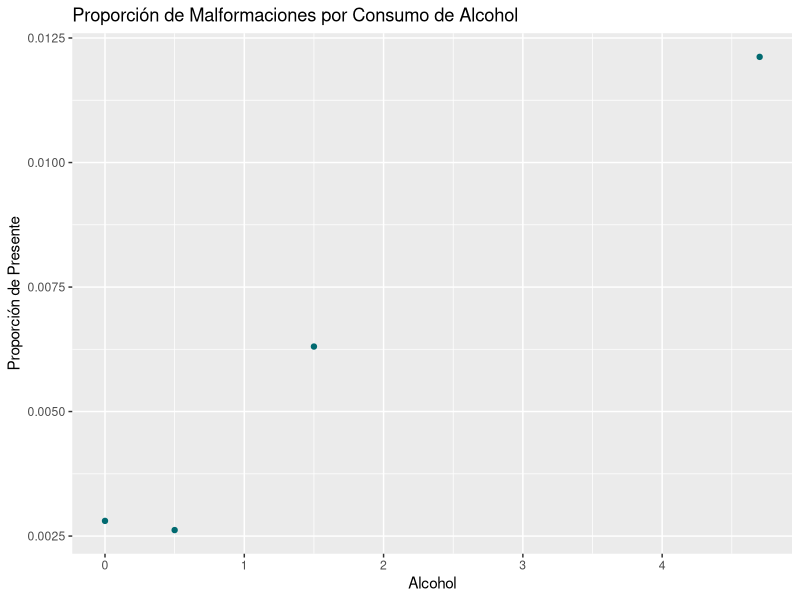
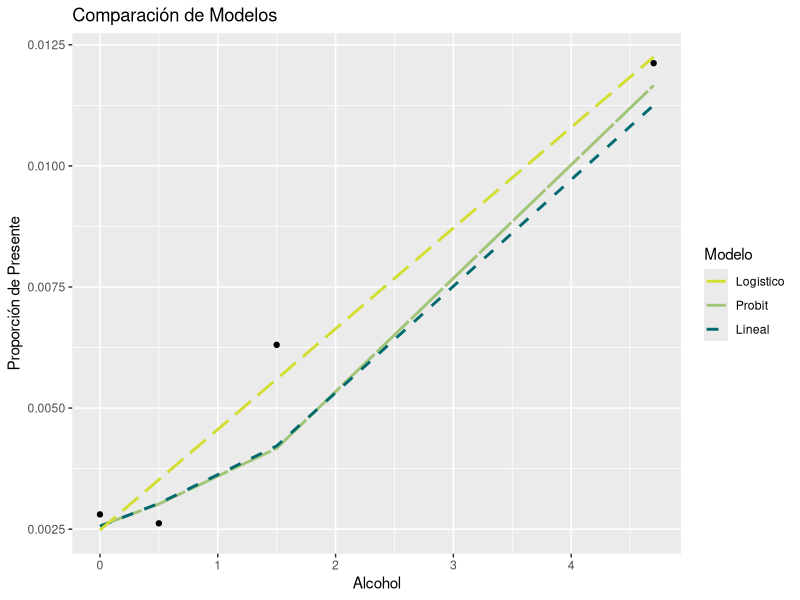
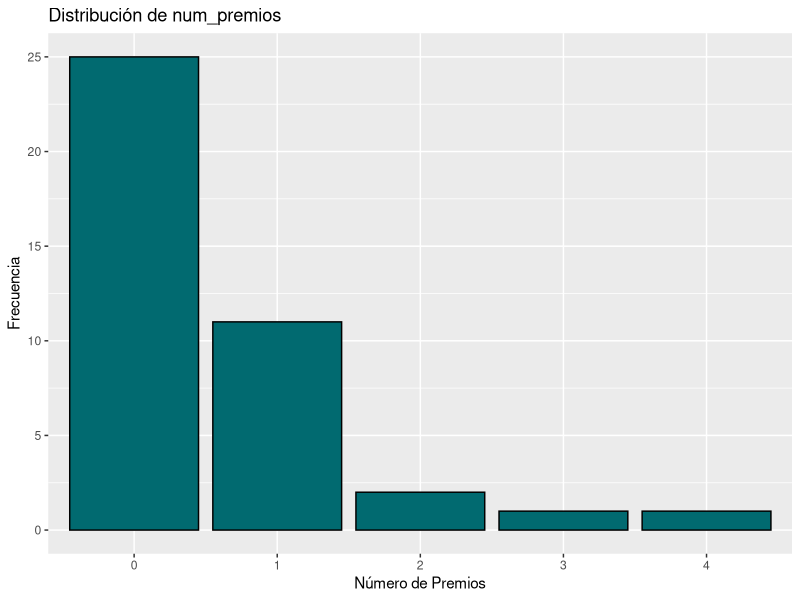
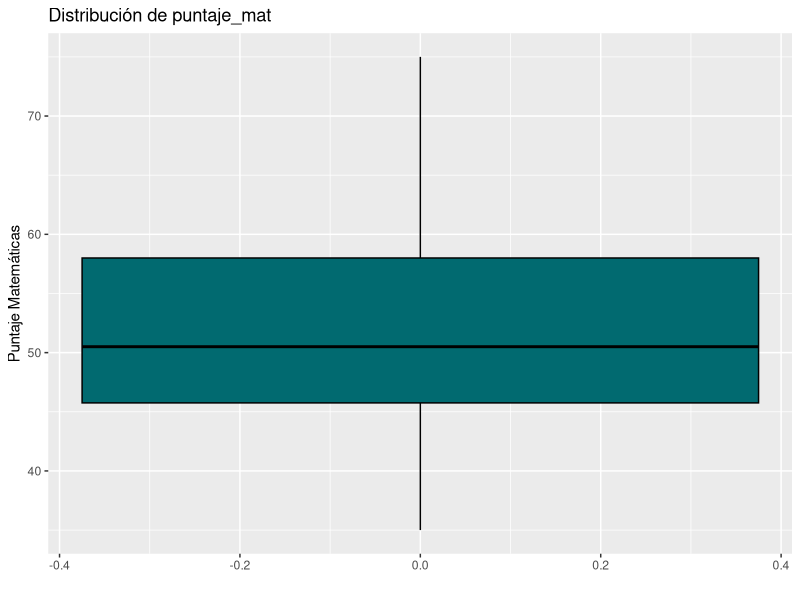
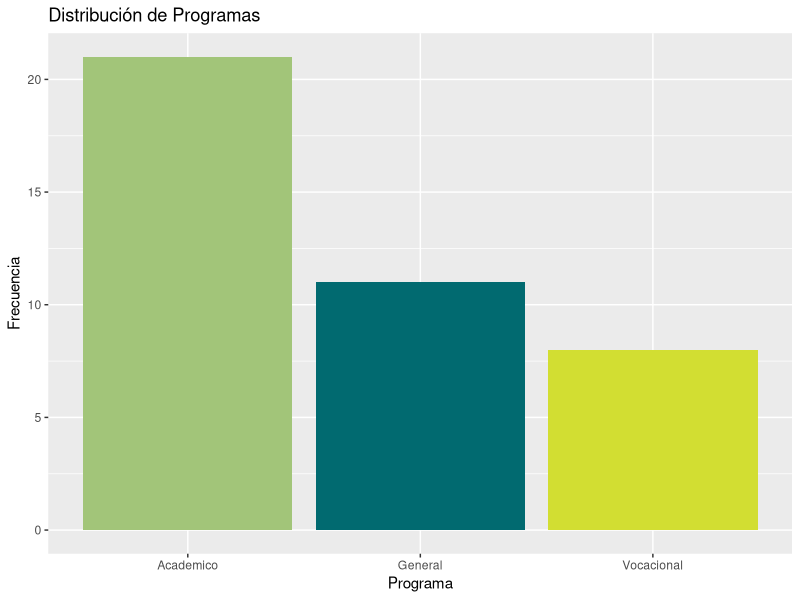
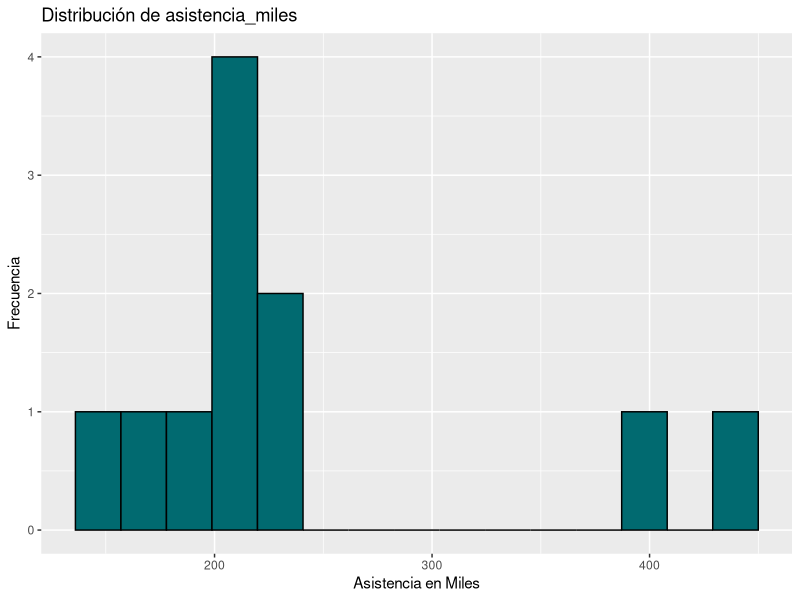
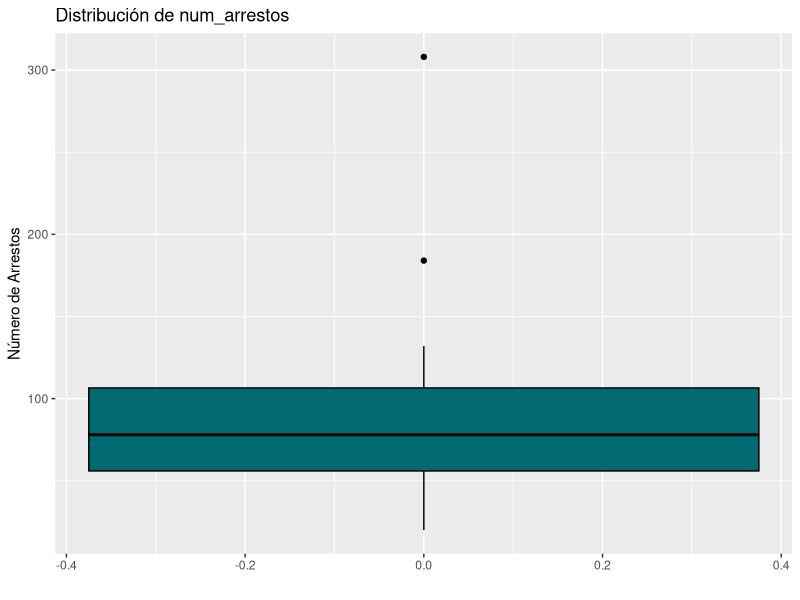
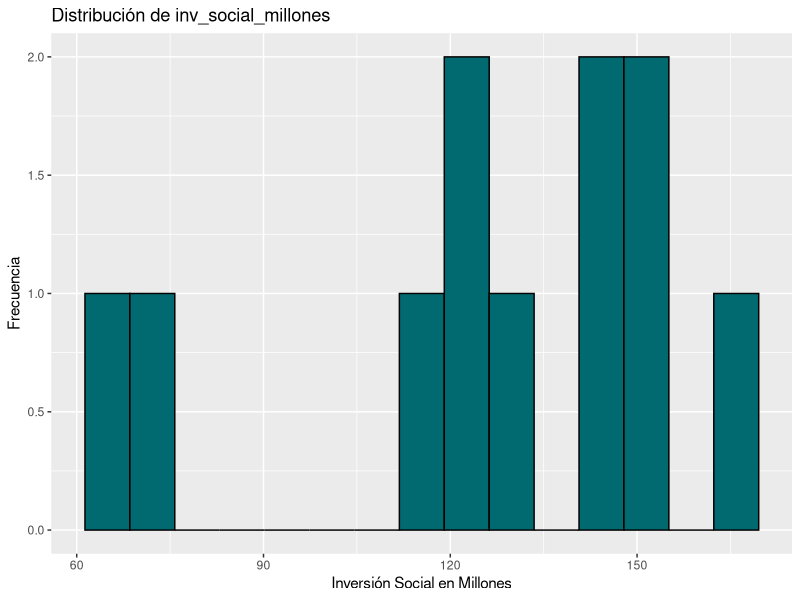

Reproduce these figures in R, in order.
# Cargar las bibliotecas necesarias
library(openxlsx)
library(dplyr)
library(ggplot2)
library(flexmix)

# Parte 1: Proporción de Malformaciones por Consumo de Alcohol
setwd("C:\\Users\\sampi\\OneDrive\\Documentos\\UAO\\semestre_5\\Estadistica_2\\Stadistic\\miniproyecto_1")
set.seed(1)

# Leer los datos desde el archivo "Datos_MP1.xlsx" en la hoja "Datos_1"
datos_1 <- read.xlsx("Datos_MP1.xlsx", sheet = "Datos_1")

# Calcular la proporción de presente
datos_1$Proporcion.Presente <- datos_1$Frec.Presente / (datos_1$Frec.Presente + datos_1$Frec.Ausente)

# Crear el gráfico de dispersión
ggplot(datos_1, aes(x = Alcohol, y = Proporcion.Presente)) +
  geom_point(color = "#016A70") +
  labs(
    title = "Proporción de Malformaciones por Consumo de Alcohol",
    x = "Alcohol",
    y = "Proporción de Presente"
  )

# Modelo Logit
modelo_logit <- glm(cbind(Frec.Presente, Frec.Ausente) ~ Alcohol, family = binomial(link = logit), data = datos_1)
summary(modelo_logit)
datos_1$Proporcion.Presente_Logistico <- fitted.values(modelo_logit)
predicciones_logit <- (datos_1$Frec.Presente + datos_1$Frec.Ausente) * datos_1$Proporcion.Presente_Logistico

# Modelo Probit
modelo_probit <- glm(cbind(Frec.Presente, Frec.Ausente) ~ Alcohol, family = binomial(link = "probit"), data = datos_1)
summary(modelo_probit)
datos_1$Proporcion.Presente_Probit <- fitted.values(modelo_probit)
predicciones_probit <- (datos_1$Frec.Presente + datos_1$Frec.Ausente) * datos_1$Proporcion.Presente_Probit

# Modelo Lineal
modelo_lineal <- lm(Proporcion.Presente ~ Alcohol, data = datos_1)
summary(modelo_lineal)
datos_1$Proporcion.Presente_Lineal <- fitted.values(modelo_lineal)
predicciones_lineal <- (datos_1$Frec.Presente + datos_1$Frec.Ausente) * datos_1$Proporcion.Presente_Lineal


# Crear una tabla con AIC, BIC y Devianza
tabla_resultados <- data.frame(
  Modelo = c("Modelo Logit", "Modelo Probit", "Modelo Lineal"),
  BIC = c(BIC(modelo_logit), BIC(modelo_probit), BIC(modelo_lineal)),
  AIC = c(AIC(modelo_logit), AIC(modelo_probit), AIC(modelo_lineal)),
  Devianza = c(deviance(modelo_logit), deviance(modelo_probit), deviance(modelo_lineal))
)

# Crear una tabla con las predicciones de los modelos
tabla_predicciones <- data.frame(
  Alcohol = datos_1$Alcohol,
  Prediccion_Logit = predicciones_logit,
  Prediccion_Probit = predicciones_probit,
  Prediccion_Lineal = predicciones_lineal
)

# Crear un gráfico de líneas para comparar modelos
ggplot(datos_1, aes(x = Alcohol)) +
  geom_line(aes(y = Proporcion.Presente_Logistico, color = "Logistico"), linetype = "F1", lwd = 1) +
  geom_line(aes(y = Proporcion.Presente_Probit, color = "Probit"), linetype = "dashed", lwd = 1) +
  geom_line(aes(y = Proporcion.Presente_Lineal, color = "Lineal"), linetype = "longdash", lwd = 1) +
  geom_point(aes(y = Proporcion.Presente)) +  
  labs(
    title = "Comparación de Modelos",
    x = "Alcohol",
    y = "Proporción de Presente"
  ) +
  scale_color_manual(
    values = c("Logistico" = "#A2C579", "Probit" = "#016A70", "Lineal" = "#D2DE32"),
    labels = c("Logístico", "Probit", "Lineal")
  ) +
  guides(
    color = guide_legend(title = "Modelo")
  )

# Parte 2: Número de Premios de Estudiantes de Bachillerato

# Leer los datos desde el archivo "Datos_MP1.xlsx" en la hoja "Datos_2"
datos_2 <- read.xlsx("Datos_MP1.xlsx", sheet = "Datos_2")

# Tomar una muestra de 40 observaciones sin reemplazo
muestra <- datos_2 %>% sample_n(size = 40, replace = FALSE)

# Resumen estadístico de num_premios y puntaje_mat
resumen_estadistico <- data.frame(
  Variable = c("num_premios", "puntaje_mat"),
  Promedio = c(mean(muestra$num_premios, na.rm = TRUE), mean(muestra$puntaje_mat, na.rm = TRUE)),
  DE = c(sd(muestra$num_premios, na.rm = TRUE), sd(muestra$puntaje_mat, na.rm = TRUE)),
  Mediana = c(median(muestra$num_premios, na.rm = TRUE), median(muestra$puntaje_mat, na.rm = TRUE)),
  CV = c(sd(muestra$num_premios, na.rm = TRUE) / mean(muestra$num_premios, na.rm = TRUE) * 100,
         sd(muestra$puntaje_mat, na.rm = TRUE) / mean(muestra$puntaje_mat, na.rm = TRUE) * 100),
  Minimo = c(min(muestra$num_premios, na.rm = TRUE), min(muestra$puntaje_mat, na.rm = TRUE)),
  Maximo = c(max(muestra$num_premios, na.rm = TRUE), max(muestra$puntaje_mat, na.rm = TRUE))
)

# Gráfico de barras para num_premios
ggplot(muestra, aes(x = factor(num_premios))) +
  geom_bar(fill = "#016A70", color = "black") +
  labs(
    title = "Distribución de num_premios",
    x = "Número de Premios",
    y = "Frecuencia"
  )

# Boxplot para puntaje_mat
ggplot(muestra, aes(y = puntaje_mat)) +
  geom_boxplot(fill = "#016A70", color = "black") +
  labs(
    title = "Distribución de puntaje_mat",
    x = "",
    y = "Puntaje Matemáticas"
  )

# Tabla de frecuencia de la variable "programa"
table(muestra$programa)

# Gráfico de barras de la distribución de programas
ggplot(muestra, aes(x = factor(programa), fill = programa)) +
  geom_bar(stat = "count") + 
  scale_fill_manual(
    values = c("Academico" = "#A2C579", "General" = "#016A70", "Vocacional" = "#D2DE32")
  ) +
  labs(
    title = "Distribución de Programas",
    x = "Programa",
    y = "Frecuencia"
  ) +
  theme(legend.position = "none")

# Parte 3: Número de Arrestos en Equipos de Fútbol
datos_3 <- read.xlsx("Datos_MP1.xlsx", sheet = "Datos_3")
muestra3 <- datos_3 %>% sample_n(size = 11, replace = FALSE)

resumen_estadistico <- data.frame(
  Variable = c("asistencia_miles", "num_arrestos", "inv_social_millones"),
  Promedio = c(mean(muestra3$asistencia_miles), mean(muestra3$num_arrestos), mean(muestra3$inv_social_millones)),
  DE = c(sd(muestra3$asistencia_miles), sd(muestra3$num_arrestos), sd(muestra3$inv_social_millones)),
  Mediana = c(median(muestra3$asistencia_miles), median(muestra3$num_arrestos), median(muestra3$inv_social_millones)),
  CV = c(sd(muestra3$asistencia_miles) / mean(muestra3$asistencia_miles) * 100,
         sd(muestra3$num_arrestos) / mean(muestra3$num_arrestos) * 100,
         sd(muestra3$inv_social_millones) / mean(muestra3$inv_social_millones) * 100),
  Minimo = c(min(muestra3$asistencia_miles), min(muestra3$num_arrestos), min(muestra3$inv_social_millones)),
  Maximo = c(max(muestra3$asistencia_miles), max(muestra3$num_arrestos), max(muestra3$inv_social_millones))
)

# Gráfico de distribución para asistencia_miles
ggplot(muestra3, aes(x = asistencia_miles)) +
  geom_histogram(fill = "#016A70", color = "black", bins = 15) +
  labs(
    title = "Distribución de asistencia_miles",
    x = "Asistencia en Miles",
    y = "Frecuencia"
  )

# Boxplot para num_arrestos
ggplot(muestra3, aes(y = num_arrestos)) +
  geom_boxplot(fill = "#016A70", color = "black") +
  labs(
    title = "Distribución de num_arrestos",
    x = "",
    y = "Número de Arrestos"
  )

# Gráfico de distribución para inv_social_millones
ggplot(muestra3, aes(x = inv_social_millones)) +
  geom_histogram(fill = "#016A70", color = "black", bins = 15) +
  labs(
    title = "Distribución de inv_social_millones",
    x = "Inversión Social en Millones",
    y = "Frecuencia"
  )

modelo_poisson <- glm(num_arrestos ~  inv_social_millones + offset(log(asistencia_miles)),family = poisson(link = "log"), data = muestra3)
summary(modelo_poisson)

modelo_lineal <- lm(num_arrestos ~  inv_social_millones + asistencia_miles, data = muestra3)
summary(modelo_lineal)

modelo_lineal_simple <- lm(num_arrestos ~  inv_social_millones, data = muestra3)
summary(modelo_lineal_simple)

muestra3$proporcion_arrestos <- muestra3$num_arrestos / muestra3$asistencia_miles

modelo_logit <- glm(proporcion_arrestos ~ asistencia_miles+ inv_social_millones, family = binomial(link = logit), data = muestra3, weights = asistencia_miles)
summary(modelo_logit)

muestra3$proporcion_arrestos_logistico <- fitted.values(modelo_logit)
predicciones_logit <- muestra3$asistencia_miles * muestra3$proporcion_arrestos_logistico

# Crear una tabla de comparación de modelos
tabla_resultados <- data.frame(
  Modelo = c("Modelo Poisson", "Modelo Lineal Completo", "Modelo Lineal Simple", "Modelo Logit"),
  AIC = c(AIC(modelo_poisson), AIC(modelo_lineal), AIC(modelo_lineal_simple), AIC(modelo_logit)),
  BIC = c(BIC(modelo_poisson), BIC(modelo_lineal), BIC(modelo_lineal_simple), BIC(modelo_logit)),
  Devianza = c(deviance(modelo_poisson), deviance(modelo_lineal), deviance(modelo_lineal_simple), deviance(modelo_logit)),
  GL = c(df.residual(modelo_poisson), df.residual(modelo_lineal), df.residual(modelo_lineal_simple), df.residual(modelo_logit))
)

# Crear una tabla con las predicciones de cada modelo
tabla_predicciones <- data.frame(
  Modelo_Poisson = modelo_poisson$fitted.values,
  Modelo_Linea_Completo = modelo_lineal$fitted.values,
  Modelo_Linea_Simple = modelo_lineal_simple$fitted.values,
  Modelo_Logit = predicciones_logit
)
